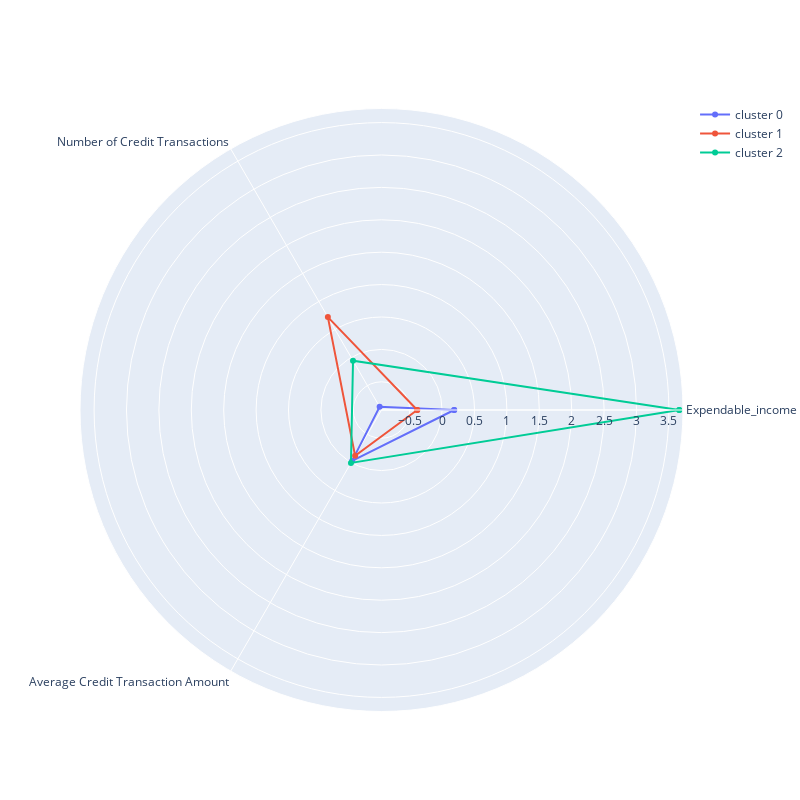
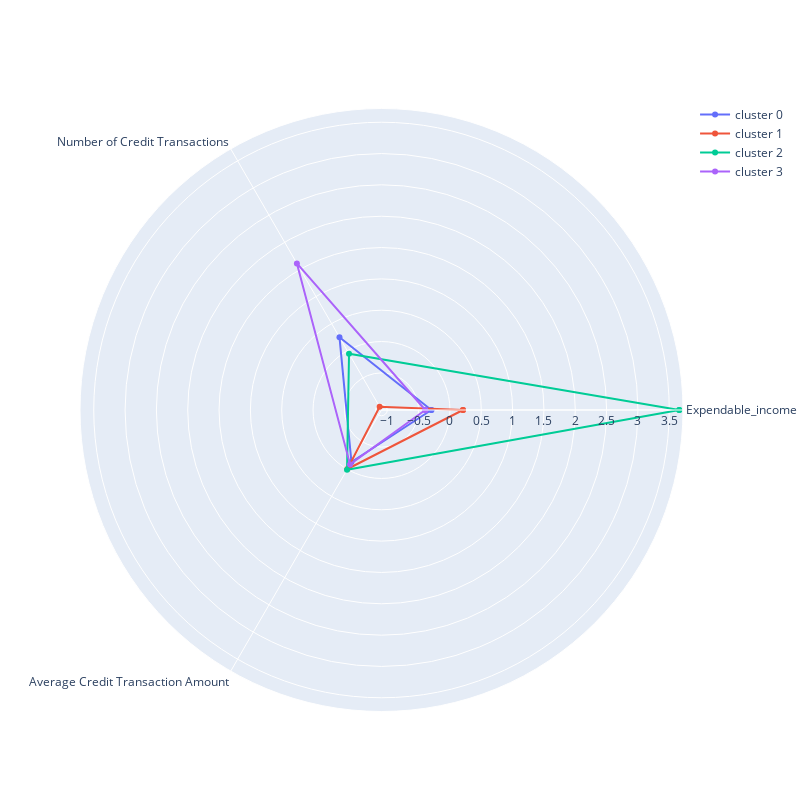
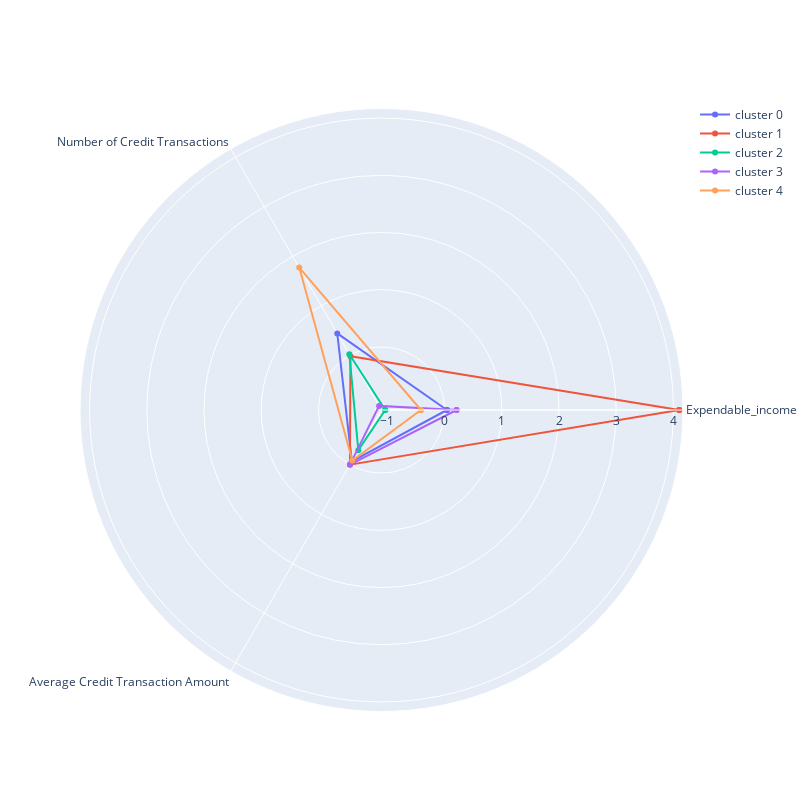

Source (notebook cell) for these figures, in order:
### Code cell
for i in range(3,6):
    plot_clusters_radar(cust_spending_demo_norm, fit_kmeans(cust_spending_demo_norm, i))

### Figure 1 — Plotly figure (JSON) as saved in the notebook; plotly's stock layout.template omitted (floating-point values rounded to 4 significant figures)
{"data": [{"name": "cluster 0", "r": [0.1868, -0.8769, -0.02779, 0.1868], "theta": ["Expendable_income", "Number of Credit Transactions", "Average Credit Transaction Amount", ["Expendable_income"]], "type": "scatterpolar"}, {"name": "cluster 1", "r": [-0.3837, 0.7202, -0.1202, -0.3837], "theta": ["Expendable_income", "Number of Credit Transactions", "Average Credit Transaction Amount", ["Expendable_income"]], "type": "scatterpolar"}, {"name": "cluster 2", "r": [3.659, -0.05579, 0.008095, 3.659], "theta": ["Expendable_income", "Number of Credit Transactions", "Average Credit Transaction Amount", ["Expendable_income"]], "type": "scatterpolar"}], "layout": {"height": 800, "polar": {"angularaxis": {"type": "category"}, "radialaxis": {"autorange": true, "range": [-0.9346, 3.717], "type": "linear"}}, "width": 800}}

### Figure 2 — Plotly figure (JSON) as saved in the notebook; plotly's stock layout.template omitted (floating-point values rounded to 4 significant figures)
{"data": [{"name": "cluster 0", "r": [-0.2967, 0.2494, -0.1328, -0.2967], "theta": ["Expendable_income", "Number of Credit Transactions", "Average Credit Transaction Amount", ["Expendable_income"]], "type": "scatterpolar"}, {"name": "cluster 1", "r": [0.208, -1.032, -0.004794, 0.208], "theta": ["Expendable_income", "Number of Credit Transactions", "Average Credit Transaction Amount", ["Expendable_income"]], "type": "scatterpolar"}, {"name": "cluster 2", "r": [3.659, -0.05579, 0.008095, 3.659], "theta": ["Expendable_income", "Number of Credit Transactions", "Average Credit Transaction Amount", ["Expendable_income"]], "type": "scatterpolar"}, {"name": "cluster 3", "r": [-0.3931, 1.608, -0.08934, -0.3931], "theta": ["Expendable_income", "Number of Credit Transactions", "Average Credit Transaction Amount", ["Expendable_income"]], "type": "scatterpolar"}], "layout": {"height": 800, "polar": {"angularaxis": {"type": "category"}, "radialaxis": {"autorange": true, "range": [-1.092, 3.719], "type": "linear"}}, "width": 800}}

### Figure 3 — Plotly figure (JSON) as saved in the notebook; plotly's stock layout.template omitted (floating-point values rounded to 4 significant figures)
{"data": [{"name": "cluster 0", "r": [0.04111, 0.4433, -0.06714, 0.04111], "theta": ["Expendable_income", "Number of Credit Transactions", "Average Credit Transaction Amount", ["Expendable_income"]], "type": "scatterpolar"}, {"name": "cluster 1", "r": [4.102, -0.01759, 0.0003236, 4.102], "theta": ["Expendable_income", "Number of Credit Transactions", "Average Credit Transaction Amount", ["Expendable_income"]], "type": "scatterpolar"}, {"name": "cluster 2", "r": [-1.038, 0.0206, -0.2924, -1.038], "theta": ["Expendable_income", "Number of Credit Transactions", "Average Credit Transaction Amount", ["Expendable_income"]], "type": "scatterpolar"}, {"name": "cluster 3", "r": [0.2088, -1.02, -0.001491, 0.2088], "theta": ["Expendable_income", "Number of Credit Transactions", "Average Credit Transaction Amount", ["Expendable_income"]], "type": "scatterpolar"}, {"name": "cluster 4", "r": [-0.4134, 1.772, -0.08366, -0.4134], "theta": ["Expendable_income", "Number of Credit Transactions", "Average Credit Transaction Amount", ["Expendable_income"]], "type": "scatterpolar"}], "layout": {"height": 800, "polar": {"angularaxis": {"type": "category"}, "radialaxis": {"autorange": true, "range": [-1.103, 4.167], "type": "linear"}}, "width": 800}}
